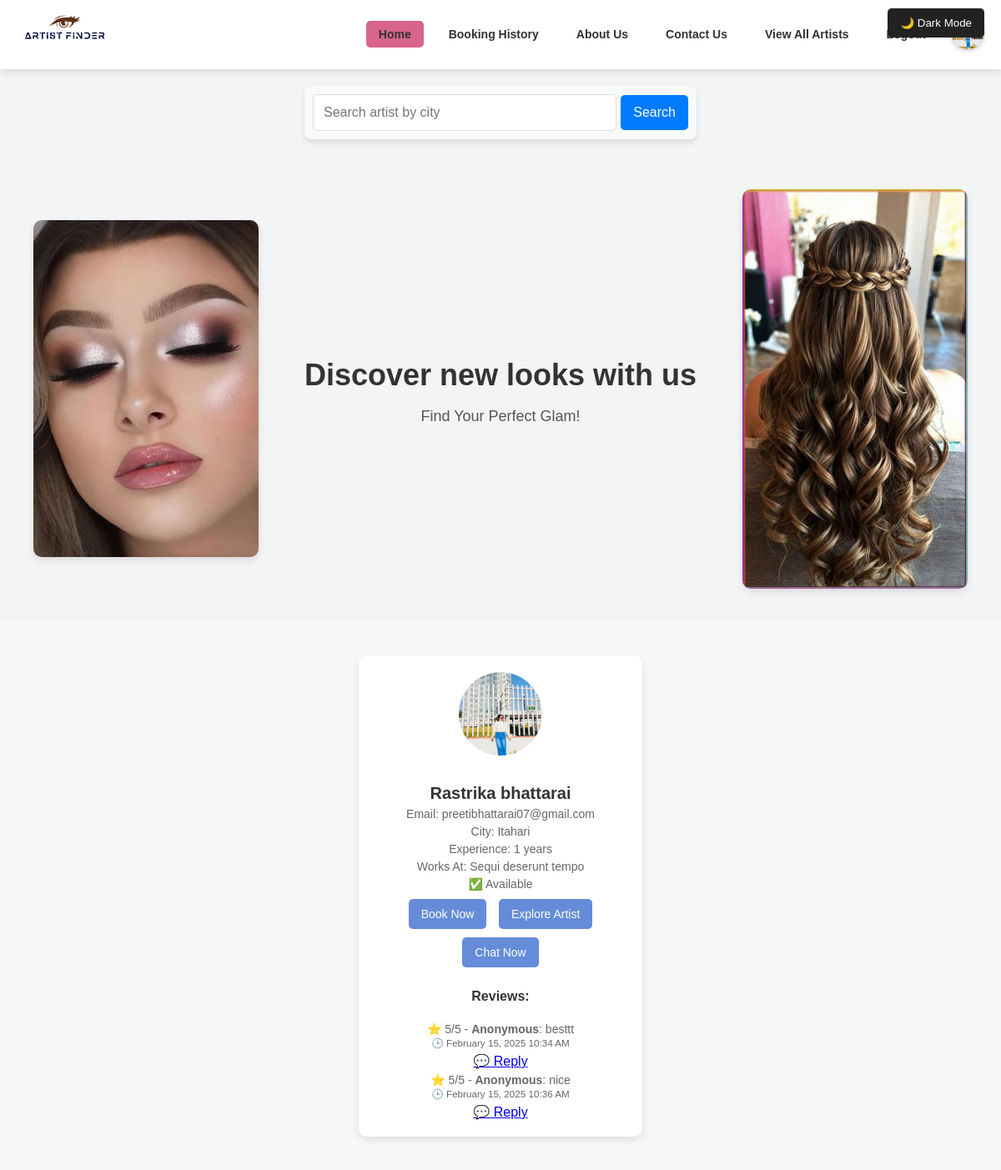
/home/ (signed in), run on an earlier commit of the app's database.
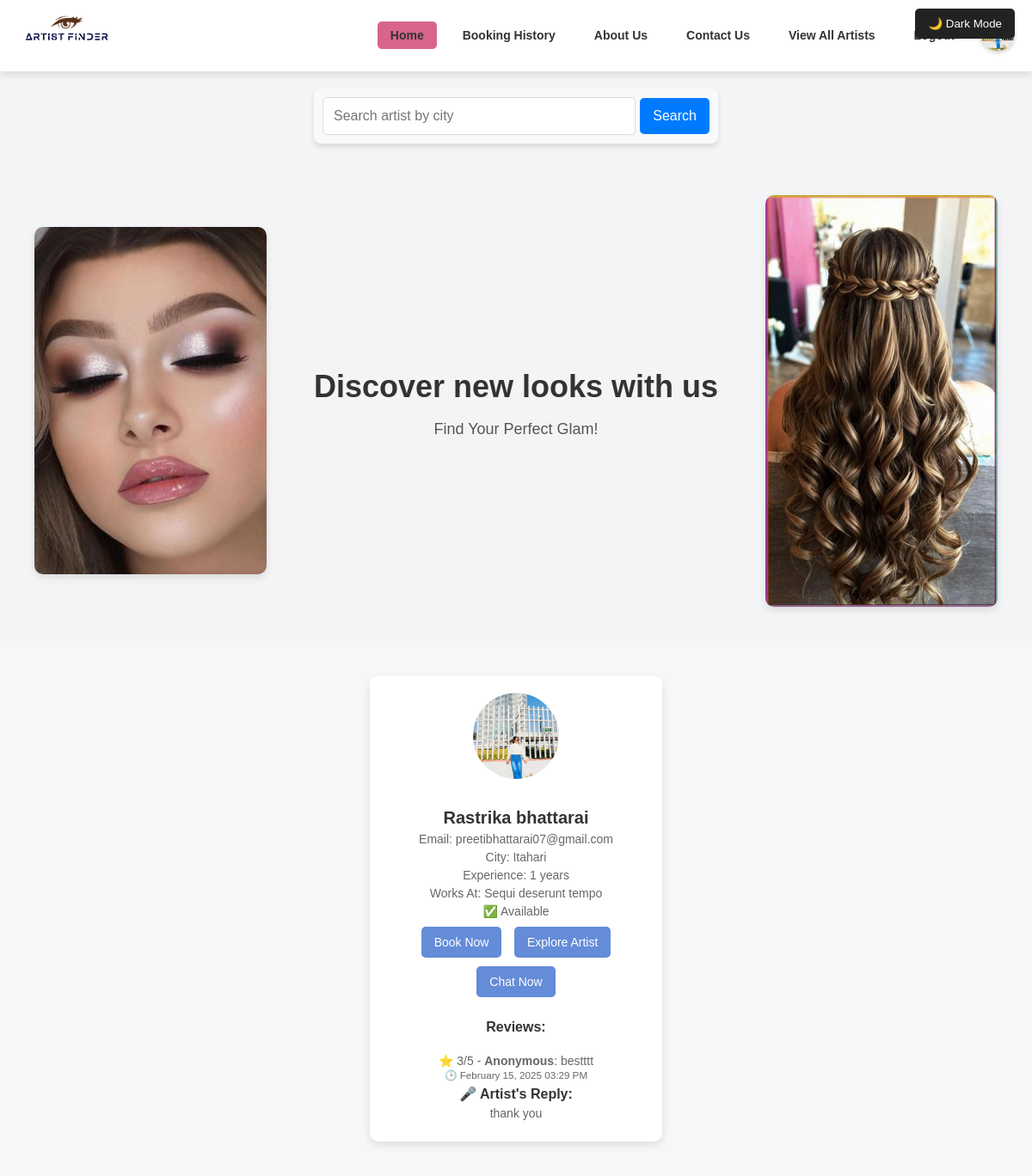
And on a later commit of the database.
### accounts/models.py (models this page shows, shortened)
class User(AbstractUser):
    username = None  # ✅ Remove username field completely
    email = models.EmailField(unique=True)  # Email as the unique identifier
    phone = models.CharField(max_length=15, unique=True)
    password = models.CharField(max_length=100)
    profile_image = models.ImageField(upload_to="profile_images/", null=True, blank=True)
    is_verified = models.BooleanField(default=False)
    is_artist = models.BooleanField(default=False)
    otp = models.CharField(max_length=6, blank=True, null=True)  # ✅ Stores OTP
    city = models.CharField(max_length=100, null=True, blank=True)
    works_at = models.CharField(max_length=255, null=True, blank=True)
    experience_years = models.IntegerField(default=0, null=True, blank=True)
    training_certificate = models.FileField(upload_to="certificates/", null=True, blank=True)
    is_available = models.BooleanField(default=True)
    USERNAME_FIELD = "email"  # ✅ Login using email instead of username
    REQUIRED_FIELDS = []  # ✅ Don't require username
    objects = CustomUserManager()  # ✅ Use custom manager

class Review(models.Model):
    artist = models.ForeignKey(User, on_delete=models.CASCADE, related_name="artist_reviews")  # ✅ Link to artist
    service = models.ForeignKey(Service, on_delete=models.CASCADE, related_name="service_reviews", null=True, blank=True)  # ✅ Allow NULL
    user = models.ForeignKey(User, on_delete=models.CASCADE, related_name="user_reviews")
    rating = models.IntegerField(choices=[(i, i) for i in range(1, 6)], default=5)
    comment = models.TextField()
    is_anonymous = models.BooleanField(default=False)  # ✅ New: Anonymous Option
    created_at = models.DateTimeField(auto_now_add=True)
    artist_reply = models.TextField(blank=True, null=True)  # ✅ Artist reply field

### accounts/views.py (the view)
# urls.py: path('home/', views.home_page, name='home'),
@login_required(login_url='login')
def home_page(request):
    query = request.GET.get("search", "").strip()
    sort_by = request.GET.get("sort_by", "rating")  # Default sorting by rating
    artists = User.objects.filter(is_artist=True)
    if query:
        artists = artists.filter(city__icontains=query)
    artists = artists.annotate(avg_rating=Avg('artist_reviews__rating'))
    if sort_by == "rating":
        artists = artists.order_by('-avg_rating')  # Highest rating first
    elif sort_by == "name":
        artists = artists.order_by('first_name', 'last_name')  # Alphabetical
    elif sort_by == "experience":
        artists = artists.order_by('-experience_years')  # Most experienced first
    paginator = Paginator(artists, 10)
    page_number = request.GET.get("page")
    page_obj = paginator.get_page(page_number)
    booked_artists = Booking.objects.filter(client=request.user, status="Confirmed").values_list('artist_id', flat=True)
    similar_users = Booking.objects.filter(artist_id__in=booked_artists).values_list("client_id", flat=True).distinct()
    recommended_artists = User.objects.filter(
        is_artist=True,
        bookings__client_id__in=similar_users
    ).exclude(id__in=booked_artists).annotate(
        booking_count=Count("bookings")
    ).order_by("-booking_count")[:5]  # ✅ Top 5 recommended artists
    return render(request, "accounts/home.html", {
        "artists": page_obj,  # Paginated artists
        "recommended_artists": recommended_artists,  # ✅ Pass recommended artists
        "query": query,
        "message": "No artists found in this city." if not artists.exists() else "",
        "booked_artists": list(booked_artists),
        "sort_by": sort_by,
    })

### accounts/templates/accounts/home.html (shortened to what this page needs)
{% load static  %}
<!DOCTYPE html>
<html lang="en">
<head>
    <link rel="stylesheet" href="{% static 'css/home.css' %}">
</head>
<body>
    <header class="header">
        <div class="logo">
            <img src="{% static 'imagess/logo.png' %}" alt="Artist Finder Logo">
        </div>
        <nav class="navbar">
            <a href="#" class="nav-link" style="background-color: #D8648C;">Home</a>
            <a href="{% url 'booking_history' %}" class="nav-link">Booking History</a>
            <a href="{% url 'aboutus' %}" class="nav-link">About Us</a>
            <a href="{% url 'contactus' %}" class="nav-link">Contact Us</a>
            <a href="{% url 'artist_list' %}"  class="nav-link">View All Artists</a>
            <a href="{% url 'login' %}" class="nav-link">Logout</a>
            <div class="user-profile">
                <a href="{% url 'user_profile' %}">
                </a>
            </div>
            <button id="dark-mode-toggle">🌙 Dark Mode</button>
        </nav>
    </header>
<form method="GET" action="{% url 'home' %}" class="search-form">
    <input type="text" name="search" placeholder="Search artist by city" value="{{ query|default:'' }}">
    <button type="submit">Search</button>
</form>
    <div class="main-content">
        <div class="frame">
            <img src="{% static 'images/work2.jpg' %}" alt="Makeup">
        </div>
        <div class="description">
            <h1>Discover new looks with us</h1>
            <p>Find Your Perfect Glam!</p>
        </div>
        <div class="frame">
            <img src="{% static 'images/work1.jpg' %}" alt="Makeup Products">
        </div>
    </div>
<div class="artist-container">
    {% if artists %}
        {% for artist in artists %}
        <div class="artist-card">
            <img src="{% if artist.profile_image %}{{ artist.profile_image.url }}{% else %}{% static 'images/default.jpg' %}{% endif %}"
                 alt="{{ artist.first_name }}'s Profile Image" class="artist-profile-image">
            <h3>{{ artist.first_name }} {{ artist.last_name }}</h3>
            <p>Email: {{ artist.email }}</p>
            <p>City: {{ artist.city }}</p>
            <p>Experience: {{ artist.experience_years }} years</p>
            <p>Works At: {{ artist.works_at }}</p>
            <p class="availability-status {% if artist.is_available %}available{% else %}not-available{% endif %}">
                {% if artist.is_available %}
                    ✅ Available
                {% else %}
                    ❌ Not Available
                {% endif %}
            </p>
            {% if artist.is_available %}
                <button onclick="window.location.href='{% url 'book_artist' artist.id %}'" class="book-btn">
                    Book Now
                </button>
            {% else %}
                <button class="book-btn disabled" disabled title="This artist is currently unavailable">
                    Not Available
                </button>
            {% endif %}
            <button onclick="window.location.href='{% url 'artist_detail' artist.id %}'">Explore Artist</button>
            <button> Chat Now </button>
            <h4>Reviews:</h4>
{% for review in artist.artist_reviews.all %}
    <p>
        ⭐ {{ review.rating }}/5 -
        <strong>{% if review.is_anonymous %}Anonymous{% else %}{{ review.user.first_name }}{% endif %}</strong>: {{ review.comment }}
        <br>
        <small>🕒 {{ review.created_at|date:"F d, Y h:i A" }}</small>
    </p>
    {% if review.artist_reply %}
        <div class="artist-reply">
            <strong>🎤 Artist's Reply:</strong>
            <p>{{ review.artist_reply }}</p>
        </div>
    {% elif request.user == review.artist %}
        <a href="{% url 'reply_to_review' review.id %}" class="reply-btn">💬 Reply</a>
    {% endif %}
{% empty %}
    <p>No reviews yet.</p>
{% endfor %}
        </div>
        {% endfor %}
    {% else %}
        <p>No artists available in this city.</p>
    {% endif %}
</div>
</body>
</html>

### accounts/static/css/home.css (style rules this page uses)
body { margin: 0; font-family: Arial, sans-serif; background-color: #f3f4f6; color: #333; overflow-x: hidden; }
.search-form { display: flex; justify-content: center; align-items: center; margin: 20px auto; width: 100%; max-width: 450px; background: #f8f9fa; padding: 10px; border-radius: 8px; box-shadow: 0px 4px 6px rgba(0, 0, 0, 0.1); }
.search-form input { flex: 1; padding: 12px; font-size: 16px; border: 1px solid #ddd; border-radius: 5px; outline: none; width: 70%; }
.search-form button { padding: 12px 15px; font-size: 16px; border: none; background-color: #007bff; color: white; border-radius: 5px; cursor: pointer; margin-left: 5px; transition: background 0.3s ease-in-out; }
.search-form:after { content: ""; display: block; clear: both; }
.header { display: flex; justify-content: space-between; align-items: center; padding: 10px 20px; background-color: #ffffff; box-shadow: 0 4px 8px rgba(0, 0, 0, 0.1); position: sticky; top: 0; z-index: 1000; }
.header .logo img { width: 120px; height: auto; }
.navbar { display: flex; align-items: center; gap: 15px; }
.nav-link { text-decoration: none; color: #333; font-size: 14px; font-weight: bold; padding: 8px 15px; border-radius: 5px; transition: background-color 0.3s ease, color 0.3s ease; }
.user-profile { display: flex; align-items: center; }
.main-content { display: flex; justify-content: space-between; align-items: center; gap: 20px; padding: 40px; flex-wrap: wrap; }
.frame { flex: 1; max-width: 300px; border-radius: 10px; overflow: hidden; box-shadow: 0 4px 8px rgba(0, 0, 0, 0.1); }
.frame img { width: 100%; height: auto; display: block; }
.description { flex: 2; text-align: center; color: #555; }
.description h1 { font-size: 36px; color: #333; margin-bottom: 10px; }
.description p { font-size: 18px; }
.artist-container { display: flex; flex-wrap: wrap; justify-content: center; gap: 20px; padding: 40px 10px; background: #f7f7f7; }
.artist-card { background: white; width: 300px; padding: 20px; border-radius: 10px; box-shadow: 0px 4px 10px rgba(0, 0, 0, 0.1); text-align: center; transition: transform 0.3s ease, box-shadow 0.3s ease; }
.artist-card img { width: 100px; height: 100px; border-radius: 50%; object-fit: cover; margin-bottom: 10px; }
.artist-card h3 { font-size: 20px; color: #333; font-weight: bold; margin-bottom: 5px; }
.artist-card p { font-size: 14px; color: #666; margin: 5px 0; }
.artist-card button { background-color: #648CD8; color: white; border: none; padding: 10px 15px; border-radius: 5px; cursor: pointer; font-size: 14px; margin: 5px; transition: background 0.3s; }

### accounts/templates/accounts/home.html (style rules this page uses)
.search-form { display: flex; justify-content: center; align-items: center; margin: 20px auto; width: 100%; max-width: 450px; background: #f8f9fa; padding: 10px; border-radius: 8px; box-shadow: 0px 4px 6px rgba(0, 0, 0, 0.1); }
.search-form input { flex: 1; padding: 12px; font-size: 16px; border: 1px solid #ddd; border-radius: 5px; outline: none; width: 70%; }
.search-form button { padding: 12px 15px; font-size: 16px; border: none; background-color: #007bff; color: white; border-radius: 5px; cursor: pointer; margin-left: 5px; transition: background 0.3s ease-in-out; }
.search-form:after { content: ""; display: block; clear: both; }
#dark-mode-toggle { position: fixed; top: 10px; right: 20px; background: #222; color: white; border: none; padding: 10px 15px; cursor: pointer; border-radius: 5px; }

What changed in the data, as far as the page shows it:
removed Review: rating "5", is_anonymous "Anonymous", comment "besttt", created_at "February 15, 2025 10:34 AM", shows "💬 Reply"
removed Review: rating "5", is_anonymous "Anonymous", comment "nice", created_at "February 15, 2025 10:36 AM", shows "💬 Reply"
added Review: rating "3", is_anonymous "Anonymous", comment "bestttt", created_at "February 15, 2025 03:29 PM", artist_reply "thank you"
